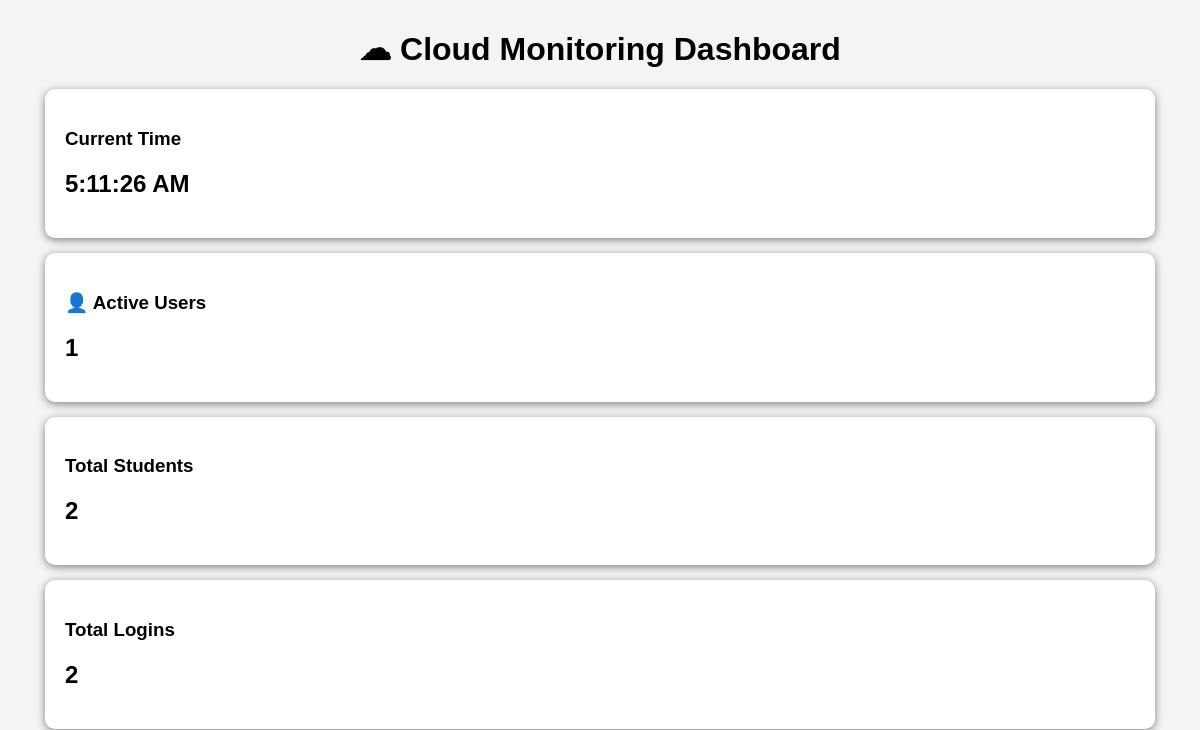
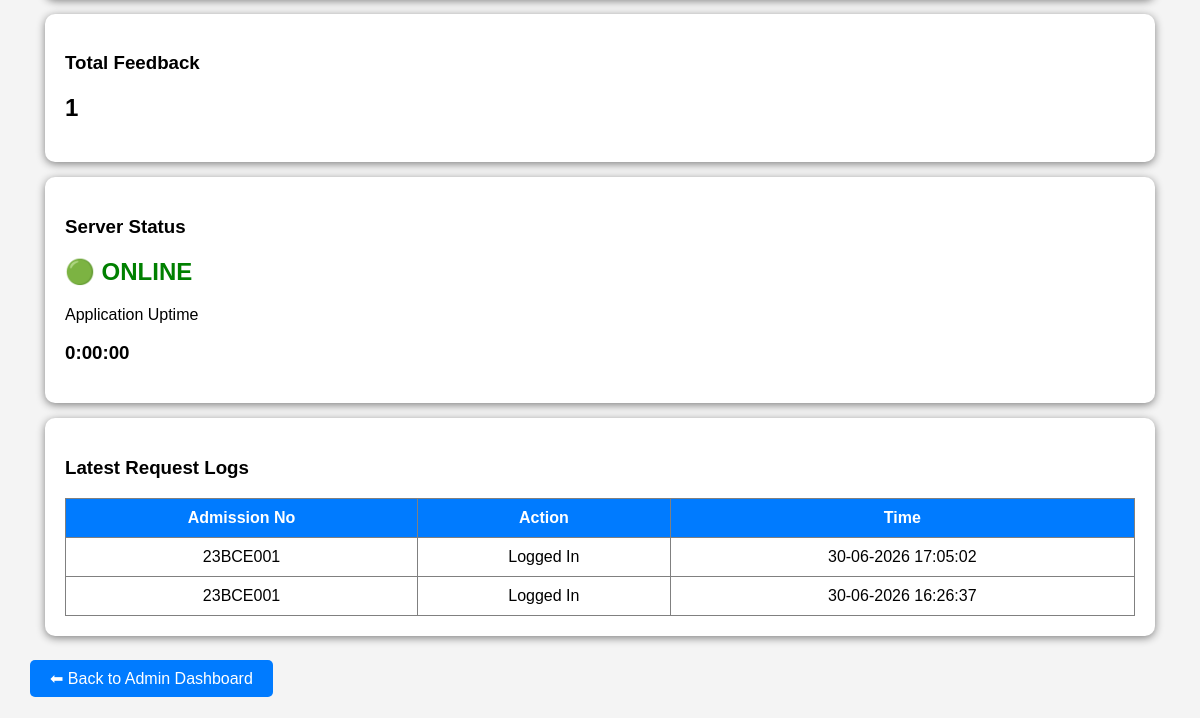
The app's page /monitor (signed in), older data (2 pictures, top to bottom).
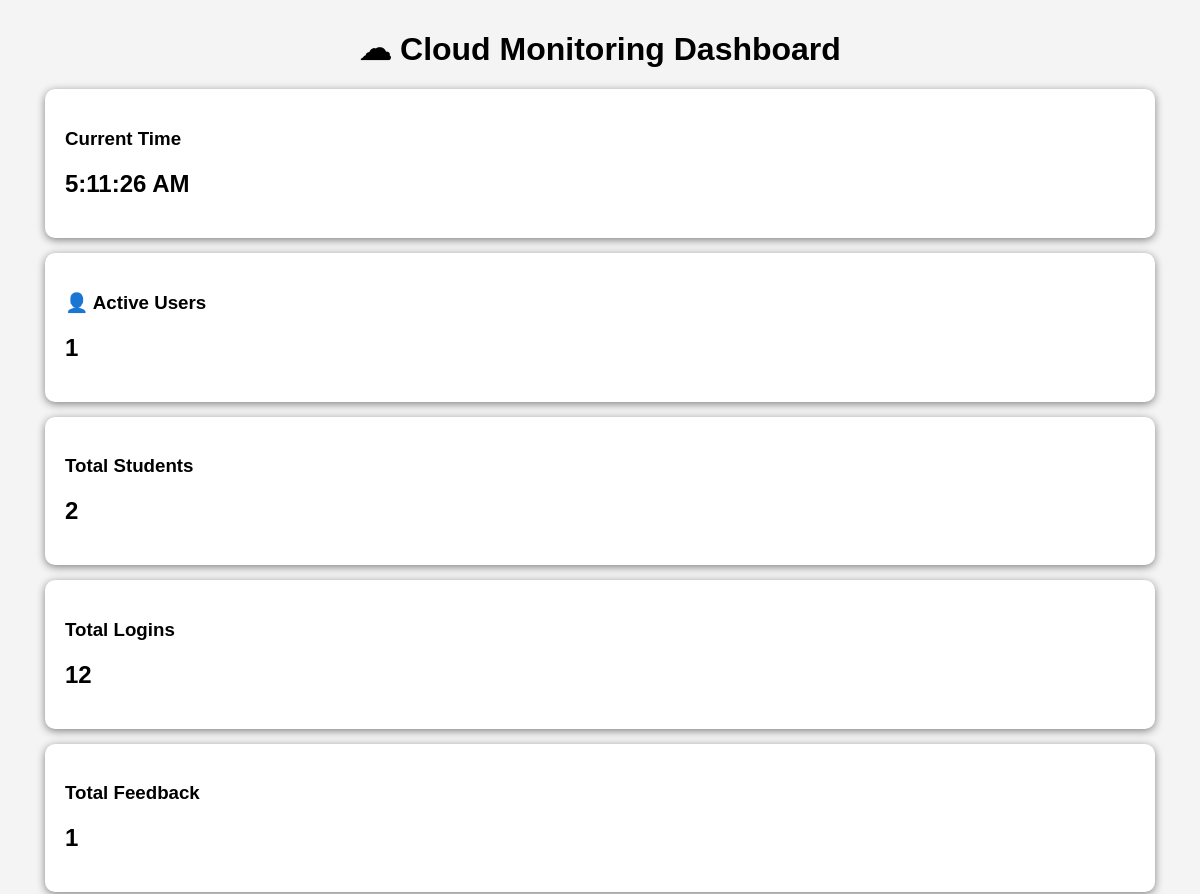
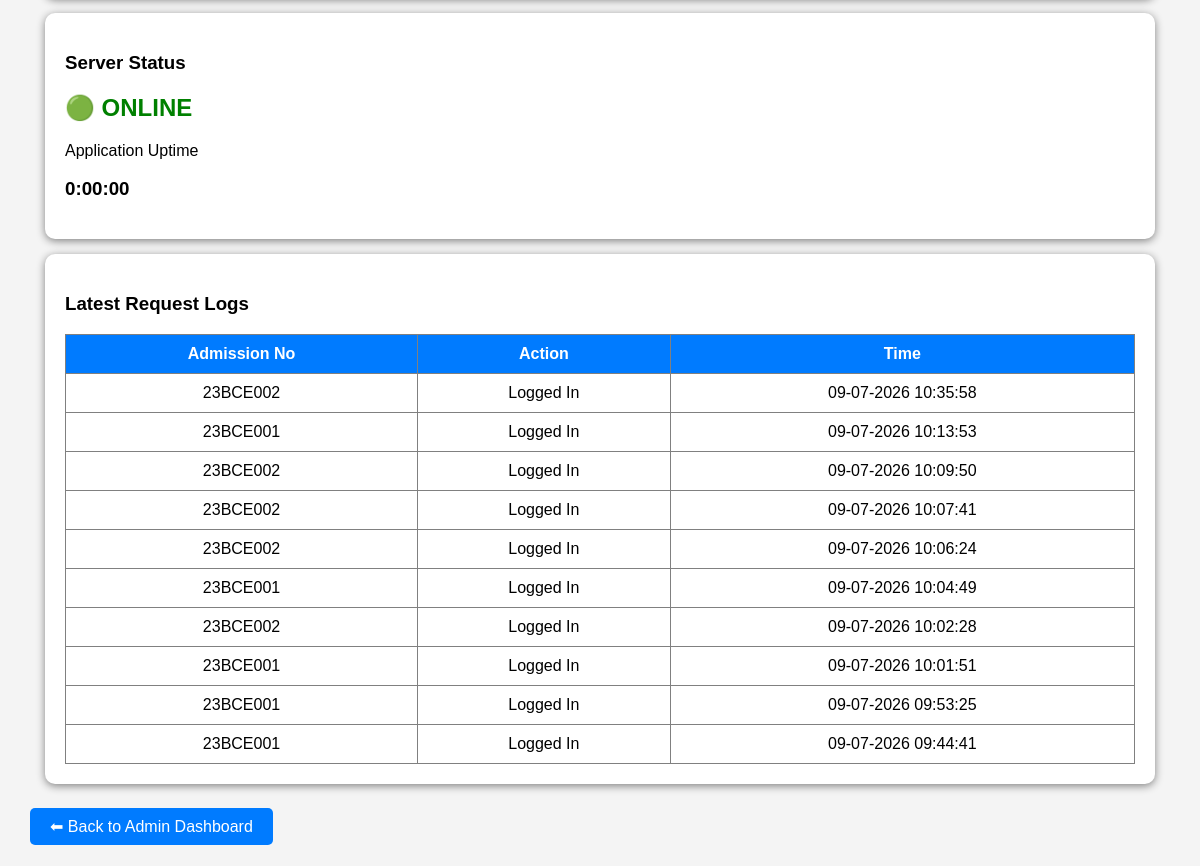
The same page, newer data (2 pictures, top to bottom).
### tables this page shows
CREATE TABLE logs(
    id INTEGER PRIMARY KEY AUTOINCREMENT,
    admission_no TEXT,
    action TEXT,
    time TEXT
);

### app.py (the view)
@app.route('/monitor')
def monitor():
    if 'admin' not in session:
        return redirect(url_for('admin'))
    uptime = datetime.now() - start_time
    conn = sqlite3.connect('student.db')
    cursor = conn.cursor()
    cursor.execute("SELECT total_logins FROM statistics WHERE id=1")
    total_logins = cursor.fetchone()[0]
    cursor.execute("SELECT COUNT(*) FROM students")
    total_students = cursor.fetchone()[0]
    cursor.execute("SELECT COUNT(*) FROM feedback")
    total_feedback = cursor.fetchone()[0]
    cursor.execute("""
        SELECT admission_no, action, time
        FROM logs
        ORDER BY id DESC
        LIMIT 10
    """)
    logs = cursor.fetchall()
    conn.close()
    return render_template(
        'monitor.html',
        active_users=active_users,
        uptime=uptime,
        total_logins=total_logins,
        total_students=total_students,
        total_feedback=total_feedback,
        logs=logs
    )

### templates/monitor.html (shortened to what this page needs)
<!DOCTYPE html>
<html>
<head>
</head>
<body>
<h1>☁ Cloud Monitoring Dashboard</h1>
<div class="card">
    <h3>Current Time</h3>
    <h2 id="clock"></h2>
</div>
<div class="card">
    <h3>👤 Active Users</h3>
    <h2>{{ active_users }}</h2>
</div>
<div class="card">
    <h3>Total Students</h3>
    <h2>{{ total_students }}</h2>
</div>
<div class="card">
    <h3>Total Logins</h3>
    <h2>{{ total_logins }}</h2>
</div>
<div class="card">
    <h3>Total Feedback</h3>
    <h2>{{ total_feedback }}</h2>
</div>
<div class="card">
    <h3>Server Status</h3>
    <h2 style="color:green;">🟢 ONLINE</h2>
    <p>Application Uptime</p>
    <h3>{{ uptime }}</h3>
</div>
<div class="card">
<h3>Latest Request Logs</h3>
<table>
<tr>
<th>Admission No</th>
<th>Action</th>
<th>Time</th>
</tr>
{% for log in logs %}
<tr>
<td>{{ log[0] }}</td>
<td>{{ log[1] }}</td>
<td>{{ log[2] }}</td>
</tr>
{% endfor %}
</table>
</div>
<br>
<a href="/admin_dashboard" class="btn">⬅ Back to Admin Dashboard</a>
</body>
</html>

### templates/monitor.html (style rules this page uses)
body { font-family:Arial,sans-serif; background:#f4f4f4; margin:30px; }
h1 { text-align:center; }
.card { background:white; padding:20px; margin:15px; border-radius:10px; box-shadow:0 2px 8px gray; }
table { width:100%; border-collapse:collapse; }
table,th,td { border:1px solid gray; }
th,td { padding:10px; text-align:center; }
th { background:#007bff; color:white; }
.btn { padding:10px 20px; background:#007bff; color:white; text-decoration:none; border-radius:5px; }

Row changes from the older to the newer data that the page shows:
no longer on this page (row unchanged): logs: admission_no "23BCE001", action "Logged In", time "30-06-2026 17:05:02"
no longer on this page (row unchanged): logs: admission_no "23BCE001", action "Logged In", time "30-06-2026 16:26:37"
added logs: admission_no "23BCE002", action "Logged In", time "09-07-2026 10:35:58"
added logs: admission_no "23BCE001", action "Logged In", time "09-07-2026 10:13:53"
added logs: admission_no "23BCE002", action "Logged In", time "09-07-2026 10:09:50"
added logs: admission_no "23BCE002", action "Logged In", time "09-07-2026 10:07:41"
added logs: admission_no "23BCE002", action "Logged In", time "09-07-2026 10:06:24"
added logs: admission_no "23BCE001", action "Logged In", time "09-07-2026 10:04:49"
added logs: admission_no "23BCE002", action "Logged In", time "09-07-2026 10:02:28"
added logs: admission_no "23BCE001", action "Logged In", time "09-07-2026 10:01:51"
added logs: admission_no "23BCE001", action "Logged In", time "09-07-2026 09:53:25"
added logs: admission_no "23BCE001", action "Logged In", time "09-07-2026 09:44:41"
Text that changed along with them:
{{ total_logins }}: "2" → "12"
